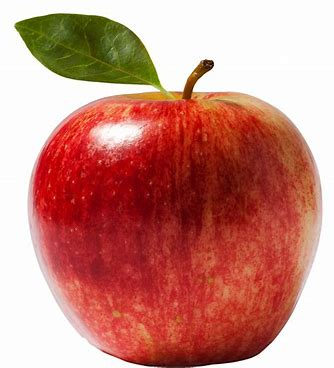
#> input picture assets/apple.jpeg, 334 x 368 px
$ python -i canny.py   (imports and definitions only)
#> lines starting #> are read from the running program, lines starting #| are printed output that depends on the picture; after the words box and inside, x2 and y2 are one past the last pixel; in counts of white or black regions, pixels touching at a corner belong together
#> further down, picture is the input picture: shape (368, 334, 3); mean B, G, R 126.1, 136.7, 200.4
import cv2


def canny(frame, threshold1=100, threshold2=200):
    """
    Apply Canny edge detection to the frame.
    Args:
        frame (numpy.ndarray): The input video frame.
        threshold1 (int): First threshold for hysteresis.
        threshold2 (int): Second threshold for hysteresis.
    Returns:
        numpy.ndarray: Frame with edges highlighted.
    """
#> called with threshold1 = 100, threshold2 = 200
    gray = cv2.cvtColor(frame, cv2.COLOR_BGR2GRAY)  # Convert to grayscale
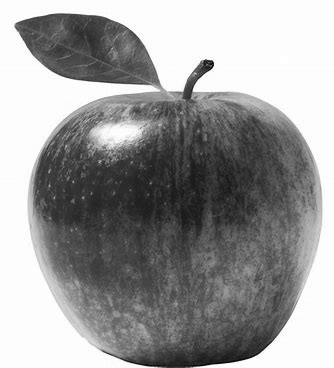
#> gray: shape (368, 334); min 5, max 255, mean 154.6
    edges = cv2.Canny(gray, threshold1, threshold2)
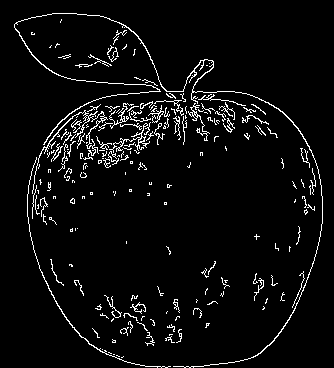
#> edges: shape (368, 334); 4.7% white in thin lines or dots, all inside (x1, y1, x2, y2) = (14, 13, 323, 368)
    return cv2.cvtColor(edges, cv2.COLOR_GRAY2BGR)  # Convert back to BGR for compatibility

>>> import cv2
>>> picture = cv2.imread('../assets/apple.jpeg')
>>> result = canny(picture)
